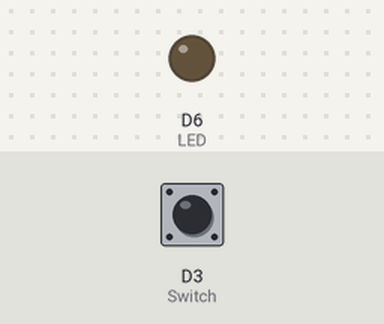
A sketch run on a simulated ESP8266 (NodeMCU). Shown: output pins drawn as LEDs (lit = HIGH). Inputs (shaded band) come from the test bench; at power-on: D3 (Switch) HIGH.

Above: at 1.2 s.
1.3 s: D3 (Switch) pulled LOW for 0.15 s
At 1.37 s:
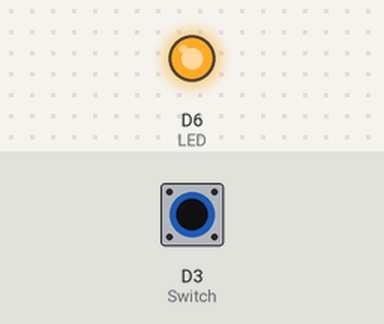
2.9 s: D3 (Switch) pulled LOW for 3.2 s
At 6.6 s:
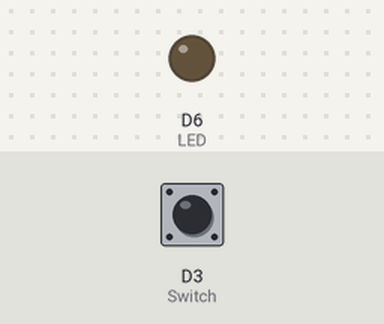
Timing chart, 0 to 8.1 s (numbered marks = the images above; inputs shaded):
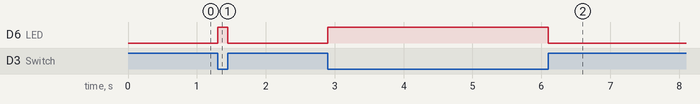

The sketch:

day2.ino
```cpp
int Switch = D3;
int LED = D6;
int Switch1;
void setup() {
  pinMode(LED,OUTPUT);
  pinMode(Switch,INPUT_PULLUP);
}
 void loop() {
  Switch1 = digitalRead(Switch);
  if ( Switch1 == LOW) {
    digitalWrite(LED,HIGH);
  }
  else {
    digitalWrite(LED,LOW);
  }
 }
```

Measured:
- after the input at 1.3 s, D6 (LED): LOW → HIGH at once, → LOW 0.15 s later
- after the input at 2.9 s, D6 (LED): LOW → HIGH at once, → LOW 3.2 s later
